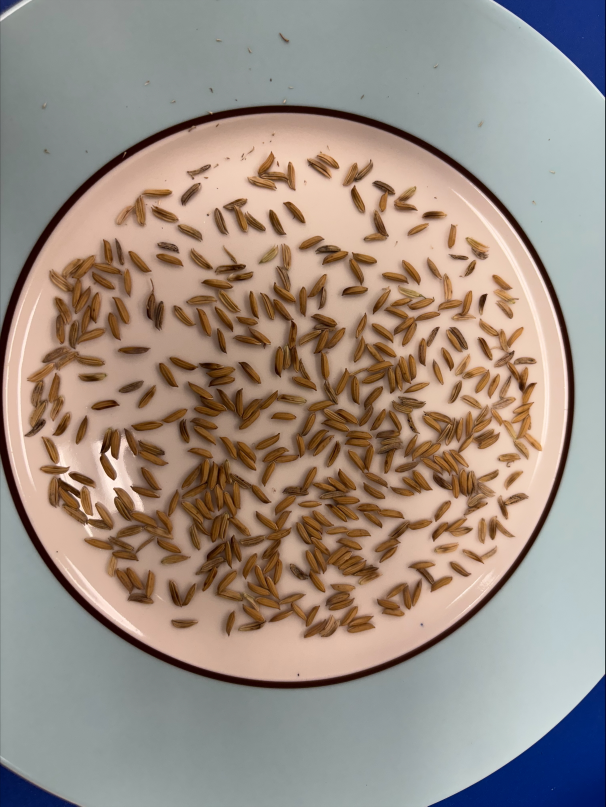
#> input picture data/raw/variety_A/test image.jpeg, 1816 x 2420 px (shown at 1/3 size)
$ python quick_test.py '../data/raw/variety_A/test image.jpeg'
#> lines starting #> are read from the running program, lines starting #| are printed output that depends on the picture; after the words box and inside, x2 and y2 are one past the last pixel; in counts of white or black regions, pixels touching at a corner belong together
### scripts/rice_segmentation_methods.py
#!/usr/bin/env python3
"""
Rice Seeds Segmentation Methods

This module contains various computer vision approaches for segmenting rice seeds from images.
Includes traditional methods like thresholding, edge detection, watershed, and region growing.
"""

import cv2
import numpy as np
import matplotlib.pyplot as plt
from skimage import measure, morphology, filters, segmentation
try:
    from skimage.feature import peak_local_maxima
except ImportError:
    from scipy.ndimage import maximum_filter
    from scipy.ndimage import generate_binary_structure
    # [11 lines left out: function peak_local_maxima, not called in this run]
from skimage.segmentation import watershed
from scipy import ndimage
import pandas as pd
from pathlib import Path
from typing import Tuple, List, Dict, Optional, Union


class RiceSeedSegmenter:
    """
    A comprehensive class for rice seed segmentation using various computer vision techniques.
    """

    def __init__(self, min_seed_area: int = 50, max_seed_area: int = 5000,
                 min_aspect_ratio: float = 1.5, max_aspect_ratio: float = 6.0):
        """
        Initialize the rice seed segmenter with default parameters.

        Args:
            min_seed_area: Minimum area for a valid seed (pixels)
            max_seed_area: Maximum area for a valid seed (pixels)
            min_aspect_ratio: Minimum aspect ratio for rice seeds
            max_aspect_ratio: Maximum aspect ratio for rice seeds
        """
        self.min_seed_area = min_seed_area
        self.max_seed_area = max_seed_area
        self.min_aspect_ratio = min_aspect_ratio
        self.max_aspect_ratio = max_aspect_ratio

    # [32 lines left out: function load_and_preprocess, not called in this run]

    def otsu_segmentation(self, image: np.ndarray) -> np.ndarray:
        """
        Apply Otsu's thresholding method.

        Args:
            image: Preprocessed grayscale image

        Returns:
            Binary image
        """
        _, binary = cv2.threshold(image, 0, 255, cv2.THRESH_BINARY + cv2.THRESH_OTSU)
        return binary

    def adaptive_segmentation(self, image: np.ndarray, method: str = 'gaussian') -> np.ndarray:
        """
        Apply adaptive thresholding.

        Args:
            image: Preprocessed grayscale image
            method: 'mean' or 'gaussian'

        Returns:
            Binary image
        """
        if method == 'gaussian':
            binary = cv2.adaptiveThreshold(image, 255, cv2.ADAPTIVE_THRESH_GAUSSIAN_C,
                                         cv2.THRESH_BINARY, 11, 2)
        else:
            binary = cv2.adaptiveThreshold(image, 255, cv2.ADAPTIVE_THRESH_MEAN_C,
                                         cv2.THRESH_BINARY, 11, 2)
        return binary

    # [394 lines left out: functions canny_edge_segmentation, morphological_cleanup, watershed_segmentation, connected_components_segmentation, region_growing_segmentation, filter_seeds_by_geometry and 4 more, not called in this run]


# [15 lines that do not run on import are left out]

### scripts/quick_test.py
#!/usr/bin/env python3
"""Quick test script for rice seed segmentation"""

import cv2
import numpy as np
from pathlib import Path
import sys

# Add scripts directory to path
sys.path.insert(0, str(Path(__file__).parent))

from rice_segmentation_methods import RiceSeedSegmenter

def quick_test(image_path):
    """Test segmentation on an image."""
#> called with image_path = '../data/raw/variety_A/test image.jpeg'
    print(f"\nTesting segmentation on: {image_path}")
    print("="*60)

    # Load image
    image = cv2.imread(image_path)
#> image is the input picture: shape (2420, 1816, 3); mean B, G, R 132.5, 142.9, 156.2
    if image is None:
        print(f"Error: Could not load image")
        return

    print(f"Image loaded: {image.shape[0]}x{image.shape[1]} pixels")
#| Image loaded: 2420x1816 pixels

    # Create segmenter
    segmenter = RiceSeedSegmenter(
        min_seed_area=300,
        max_seed_area=8000
    )

    # Preprocess image
    print("Preprocessing...")
    gray = cv2.cvtColor(image, cv2.COLOR_BGR2GRAY)
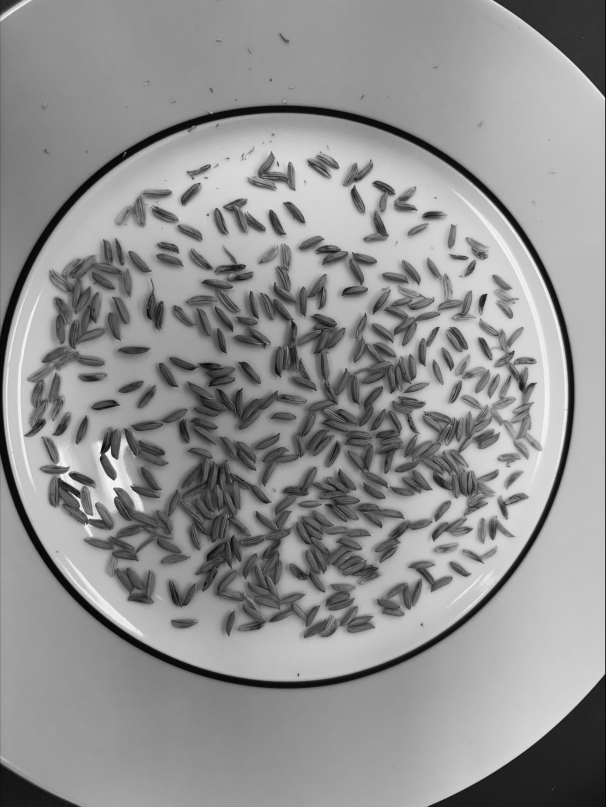
#> gray: shape (2420, 1816) (shown at 1/3 size); min 3, max 254, mean 145.7
    blurred = cv2.GaussianBlur(gray, (5, 5), 0)
    clahe = cv2.createCLAHE(clipLimit=2.0, tileGridSize=(8, 8))
    preprocessed = clahe.apply(blurred)
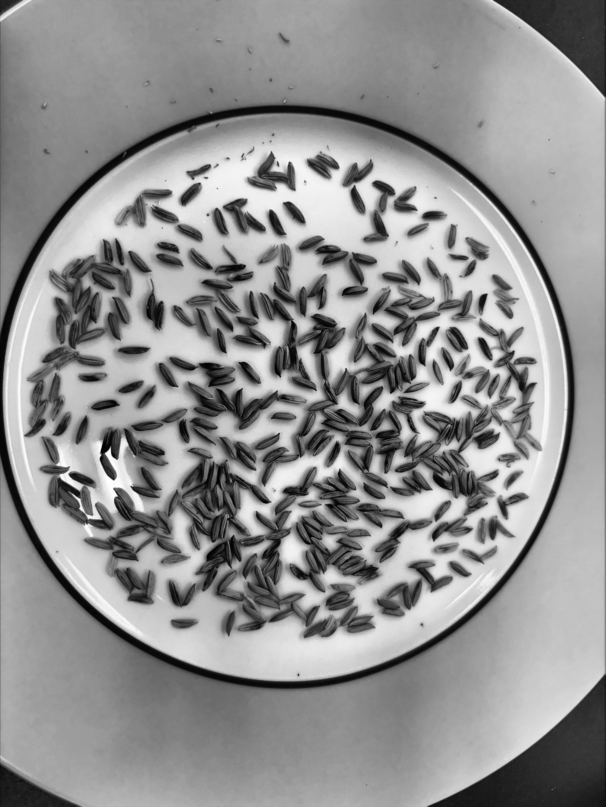
#> preprocessed: shape (2420, 1816) (shown at 1/3 size); min 1, max 255, mean 145.3
    preprocessed = cv2.medianBlur(preprocessed, 3)

    # Try different methods
    print("\nTesting different segmentation methods...")
    print("-"*60)

    methods = ['otsu', 'adaptive', 'watershed']
    results = {}

    for method in methods:
        try:
            print(f"\n{method.upper()} method:")

            # Get binary mask using different methods
            if method == 'otsu':
                binary = segmenter.otsu_segmentation(preprocessed)
                binary_inv = cv2.bitwise_not(binary)  # Invert if needed
            elif method == 'adaptive':
                binary = segmenter.adaptive_segmentation(preprocessed)
                binary_inv = cv2.bitwise_not(binary)
            elif method == 'watershed':
                binary = segmenter.otsu_segmentation(preprocessed)  # Start with otsu
                binary_inv = cv2.bitwise_not(binary)
                labels = segmenter.apply_watershed(binary_inv, min_distance=15)
            else:
                continue

            # For watershed, use labels directly; for others, find connected components
            if method == 'watershed':
                num_seeds = labels.max()
                final_mask = (labels > 0).astype(np.uint8) * 255
            else:
                # Find connected components
                num_labels, labels_im, stats, centroids = cv2.connectedComponentsWithStats(binary_inv, connectivity=8)
                # Filter by area
                valid_labels = []
                for i in range(1, num_labels):
                    if segmenter.min_seed_area <= stats[i, cv2.CC_STAT_AREA] <= segmenter.max_seed_area:
                        valid_labels.append(i)
                num_seeds = len(valid_labels)
                final_mask = binary_inv

            results[method] = {'seed_count': num_seeds, 'binary_mask': final_mask}

            print(f"  ✓ Detected {num_seeds} seeds")

            # Save visualization
            output_path = Path(image_path).parent / f"{Path(image_path).stem}_{method}.png"

            # Create simple overlay
            overlay = image.copy()
            mask_colored = cv2.cvtColor(final_mask, cv2.COLOR_GRAY2BGR)
            mask_colored[:,:,1] = 0  # Remove green, keep red and blue
            overlay = cv2.addWeighted(overlay, 0.7, mask_colored, 0.3, 0)

            # Add text
            cv2.putText(overlay, f"{method.upper()}: {num_seeds} seeds",
                       (20, 60), cv2.FONT_HERSHEY_SIMPLEX, 1.5, (0, 255, 0), 3)

            cv2.imwrite(str(output_path), overlay)
            print(f"  Saved: {output_path.name}")

        except Exception as e:
            print(f"  ✗ Error: {e}")
#> this loop made 3 passes
#> num_labels on passes 1 to 2: 246, 34731
#> pass 1, in otsu_segmentation, `_, binary = cv2.threshold(image, 0, 255, cv2.THRESH_BINARY + cv2.THRES..`:
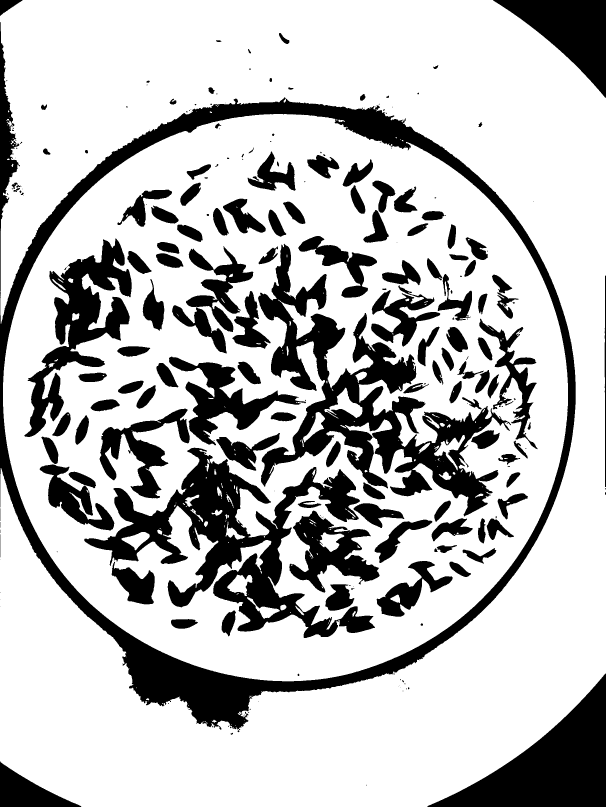
#> binary: shape (2420, 1816) (shown at 1/3 size); 74.5% white; 245 black regions (96 under 20 px), largest, box (x1, y1, x2, y2) and area: (0, 66, 1727, 2190) 231505, (774, 731, 1533, 1549) 155268, (253, 1343, 1125, 1914) 142099
#> pass 1, in quick_test, `num_labels, labels_im, stats, centroids = cv2.connectedComponentsWithS..`:
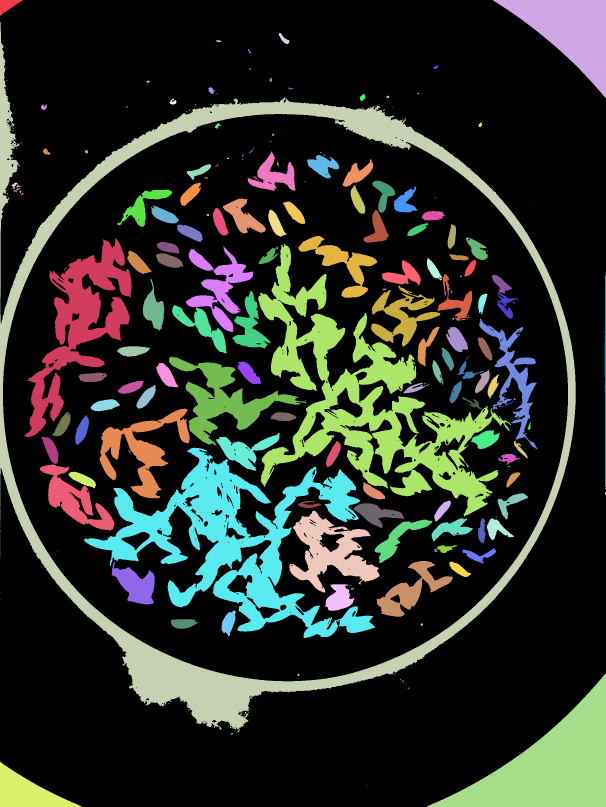
#> labels_im: shape (2420, 1816) int32 (shown at 1/3 size); 246 distinct labels, from 0 to 245; one colour per label, 0 black
#> after the loop:
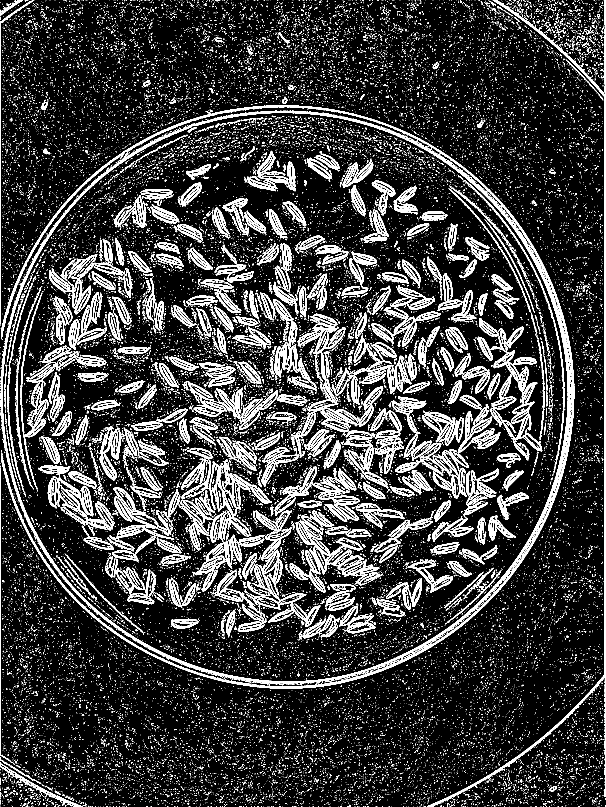
#> final_mask: shape (2420, 1816) (shown at 1/3 size); 15% white; 34730 white regions (33394 under 20 px), largest, box (x1, y1, x2, y2) and area: (0, 316, 1723, 2066) 70678, (1281, 0, 1816, 2420) 11141, (545, 1343, 754, 1616) 8447
#> after the loop:
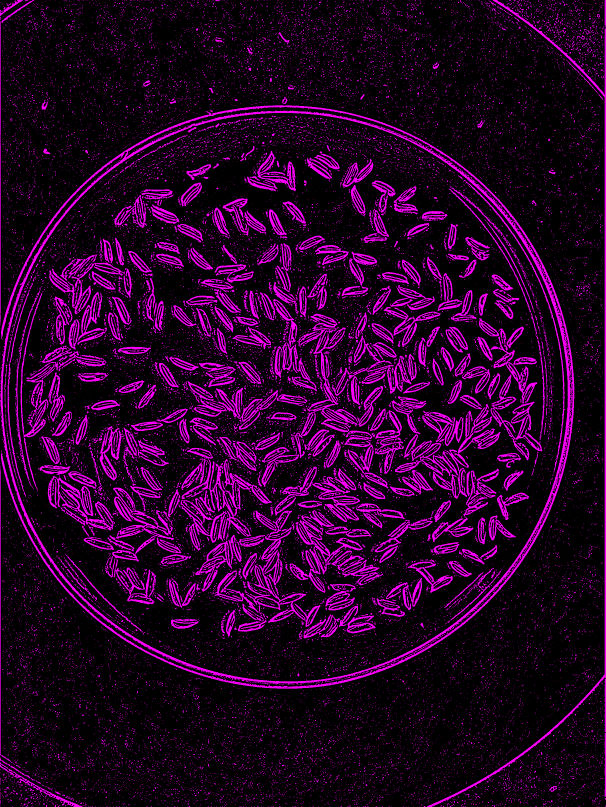
#> mask_colored: shape (2420, 1816, 3) (shown at 1/3 size); mean B, G, R 38.2, 0, 38.2
#> after the loop:
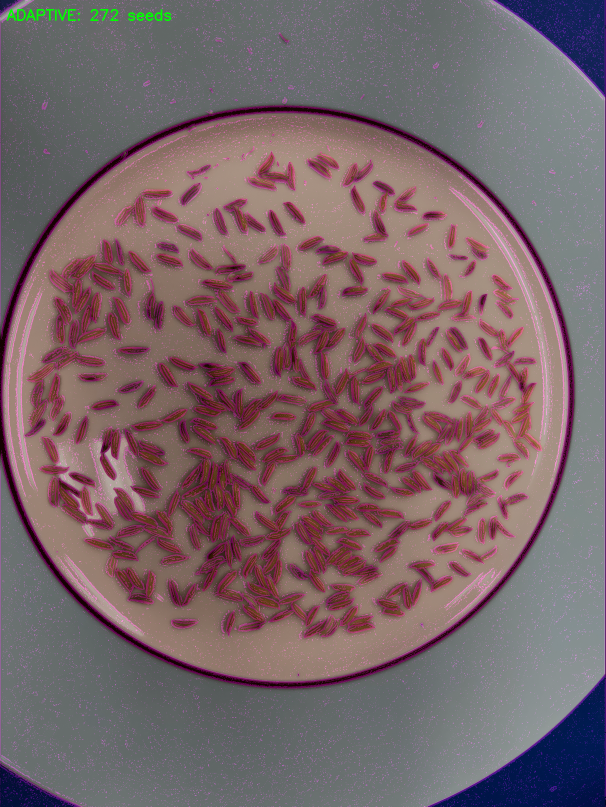
#> overlay: shape (2420, 1816, 3) (shown at 1/3 size); mean B, G, R 104, 100.2, 120.6
#> after the loop, results = 2 items

    print("\n" + "="*60)
    print("SUMMARY")
    print("="*60)
    for method, result in results.items():
        print(f"{method.upper():15} : {result['seed_count']:3d} seeds")
#> this loop made 2 passes
#> method on passes 1 to 2: 'otsu', 'adaptive'
#| OTSU            :  81 seeds
#| ADAPTIVE        : 272 seeds

    print("\n✓ Check the output images in the same folder as your test image!")
    print(f"  Location: {Path(image_path).parent}")
#|   Location: ../data/raw/variety_A

    # Recommend best method
    if results:
        best_method = max(results.items(), key=lambda x: x[1]['seed_count'])
        print(f"\n💡 Recommendation: Use '{best_method[0]}' method")
#| 💡 Recommendation: Use 'adaptive' method
        print(f"   (Detected {best_method[1]['seed_count']} seeds)")
#|    (Detected 272 seeds)

    return results

if __name__ == '__main__':
    if len(sys.argv) < 2:
        print("Usage: python quick_test.py <image_path>")
        print("Example: python quick_test.py 'data/raw/variety_A/test image.jpeg'")
        sys.exit(1)

    image_path = sys.argv[1]
    quick_test(image_path)
